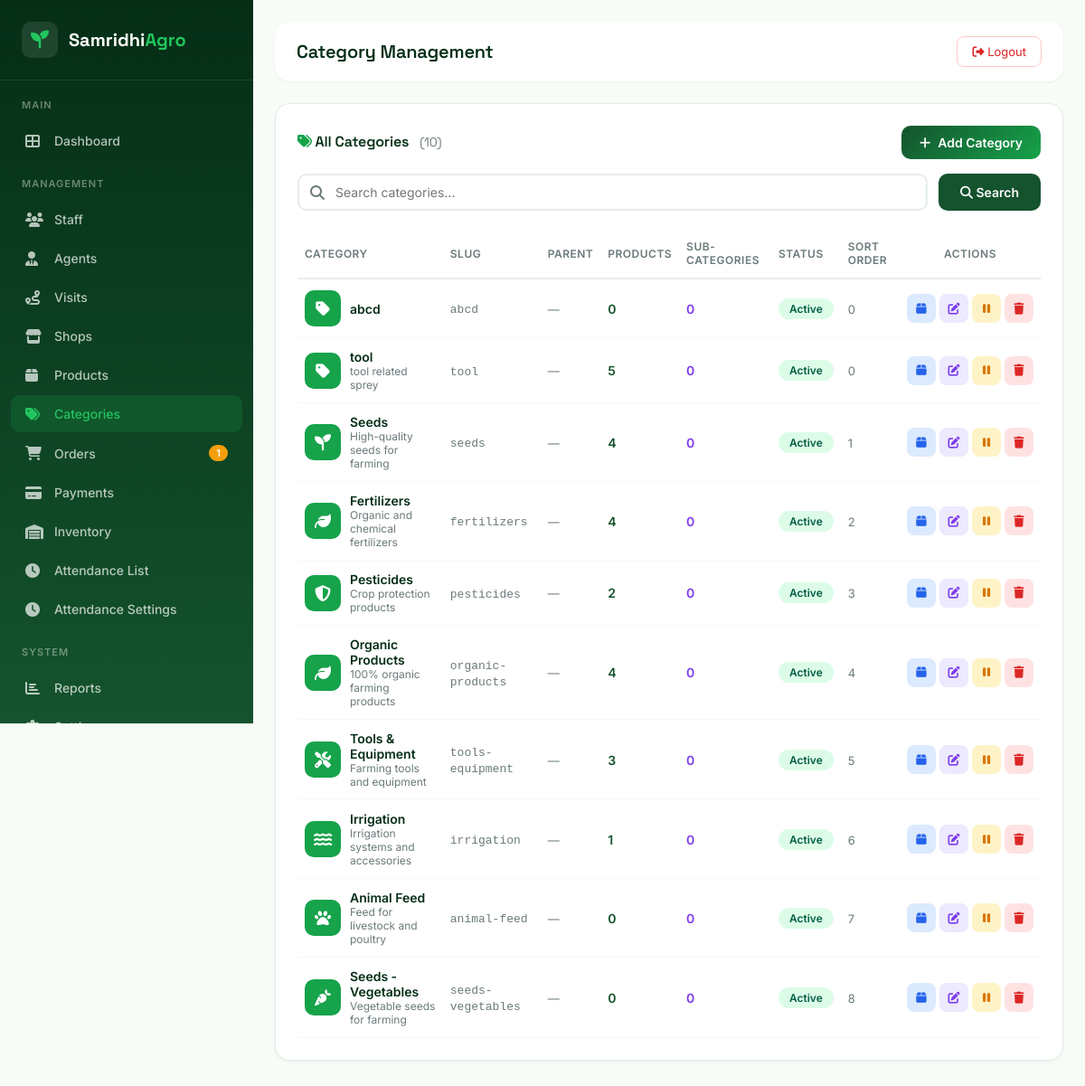
Screenshot of /admin/categories.php (signed in) with the database file from the repository.
### tables this page shows
CREATE TABLE `categories` (
  `id` int(11) NOT NULL,
  `category_name` varchar(100) NOT NULL,
  `category_slug` varchar(100) NOT NULL,
  `description` text DEFAULT NULL,
  `icon` varchar(100) DEFAULT NULL,
  `parent_id` int(11) DEFAULT NULL,
  `sort_order` int(11) DEFAULT 0,
  `status` enum('active','inactive') NOT NULL DEFAULT 'active',
  `created_at` datetime NOT NULL DEFAULT current_timestamp(),
  `updated_at` datetime NOT NULL DEFAULT current_timestamp() ON UPDATE current_timestamp()
);

### config/database.php (called while the page is built, shortened)
<?php
class Database {
    private static $instance = null;
    private $connection;
    private function __construct() {
        try {
            $dsn = "mysql:host=" . DB_HOST . ";dbname=" . DB_NAME . ";charset=" . DB_CHARSET;
            $options = [
                PDO::ATTR_ERRMODE => PDO::ERRMODE_EXCEPTION,
                PDO::ATTR_DEFAULT_FETCH_MODE => PDO::FETCH_ASSOC,
                PDO::ATTR_EMULATE_PREPARES => false,
                PDO::ATTR_PERSISTENT => false,
                PDO::MYSQL_ATTR_INIT_COMMAND => "SET NAMES utf8mb4",
                PDO::MYSQL_ATTR_USE_BUFFERED_QUERY => true,
            ];
            $this->connection = new PDO($dsn, DB_USER, DB_PASS, $options);
        } catch (PDOException $e) {
            error_log("Database Connection Error: " . $e->getMessage());
            die("
                <!DOCTYPE html>
                <html>
                <head>
                    <title>Database Connection Error</title>
                    <style>
                        body { font-family: Arial, sans-serif; background: #f8f9fa; display: flex; justify-content: center; align-items: center; height: 100vh; margin: 0; }
                        .error-box { background: white; padding: 40px; border-radius: 8px; box-shadow: 0 2px 10px rgba(0,0,0,0.1); max-width: 500px; text-align: center; }
                        h1 { color: #dc3545; margin-bottom: 10px; }
                        p { color: #6c757d; line-height: 1.6; }
                        .icon { font-size: 48px; margin-bottom: 20px; }
                    </style>
                </head>
                <body>
                    <div class='error-box'>
                        <div class='icon'>🔌</div>
                        <h1>Database Connection Failed</h1>
                        <p>Unable to connect to the database. Please check your configuration and ensure the database service is running.</p>
                        <p style='font-size: 12px; color: #999;'>Error: " . htmlspecialchars($e->getMessage()) . "</p>
                    </div>
                </body>
                </html>
            ");
        }
    }
    public static function getInstance() {
        if (self::$instance === null) {
            self::$instance = new self();
        }
        return self::$instance;
    }
    public function query($sql, $params = []) {
        $stmt = $this->connection->prepare($sql);
        $stmt->execute($params);
        return $stmt;
    }
    public function fetchOne($sql, $params = []) {
        $stmt = $this->query($sql, $params);
        return $stmt->fetch();
    }
    public function fetchAll($sql, $params = []) {
        $stmt = $this->query($sql, $params);
        return $stmt->fetchAll();
    }
}
function getDB() {
    return Database::getInstance();
}

### config/functions.php (called while the page is built, shortened)
<?php
function escapeHtml($string)
{
    return htmlspecialchars((string)$string, ENT_QUOTES | ENT_HTML5, 'UTF-8');
}
function generateCsrfToken()
{
    return $_SESSION[CSRF_TOKEN_NAME];
}
function truncateText($text, $length = 100, $suffix = '...')
{
    if (strlen($text) <= $length) {
        return $text;
    }
    return substr($text, 0, $length) . $suffix;
}
function isLoggedIn()
{
    return isset($_SESSION['user_id']) && !empty($_SESSION['user_id']) && $_SESSION['user_id'] > 0;
}
function hasPermission($permissionSlug, $userId = null)
{
    if ($userId === null) {
        $userId = $_SESSION['user_id'];
    }
    $db = getDB();
    $sql = "SELECT role FROM users WHERE id = ?";
    $user = $db->fetchOne($sql, [$userId]);
    if ($user['role'] === 'admin') {
        return true;
    }
    $sql = "SELECT COUNT(*) as count
            FROM user_permissions up
            JOIN permissions p ON up.permission_id = p.id
            WHERE up.user_id = ? AND p.permission_slug = ?";
    $result = $db->fetchOne($sql, [$userId, $permissionSlug]);
    return $result && $result['count'] > 0;
}
function getPaginationOffset($page, $perPage = PAGINATION_DEFAULT_LIMIT)
{
    return max(0, ($page - 1) * $perPage);
}

### admin/categories.php (the view, shortened to what this page needs)
<?php
require_once '../config/database.php';
require_once '../config/functions.php';
$db = getDB();
$search = $_GET['search'] ?? '';
$page = max(1, (int)($_GET['page'] ?? 1));
$perPage = PAGINATION_DEFAULT_LIMIT;
$offset = getPaginationOffset($page, $perPage);
$whereConditions = [];
$params = [];
$whereClause = !empty($whereConditions) ? 'WHERE ' . implode(' AND ', $whereConditions) : '';
$sql = "SELECT COUNT(*) as total FROM categories $whereClause";
$result = $db->fetchOne($sql, $params);
$totalCategories = $result['total'] ?? 0;
$sql = "SELECT c.*,
        p.category_name as parent_name,
        (SELECT COUNT(*) FROM products WHERE category_id = c.id) as product_count,
        (SELECT COUNT(*) FROM categories WHERE parent_id = c.id) as sub_category_count
        FROM categories c
        LEFT JOIN categories p ON c.parent_id = p.id
        $whereClause
        ORDER BY c.parent_id IS NULL DESC, c.sort_order ASC, c.category_name ASC
        LIMIT ? OFFSET ?";
$queryParams = array_merge($params, [$perPage, $offset]);
$categoryList = $db->fetchAll($sql, $queryParams);
$csrfToken = generateCsrfToken();
require_once '../includes/admin_header.php';
?>
<div class="content-card">
    <div class="card-header">
        <h3 class="card-title">
            <i class="fas fa-tags" style="color: #16A34A;"></i>
            All Categories
            <span style="font-size: 14px; font-weight: 400; color: #6B7A7B; margin-left: 8px;">
                (<?php echo number_format($totalCategories); ?>)
            </span>
        </h3>
        <div>
            <?php if (hasPermission('category.create')): ?>
                <a href="category-add.php" class="btn-primary" style="
                display: inline-flex;
                align-items: center;
                gap: 8px;
                padding: 10px 20px;
                background: linear-gradient(135deg, #14532D, #16A34A);
                color: white;
                border: none;
                border-radius: 10px;
                font-family: 'Inter', sans-serif;
                font-size: 14px;
                font-weight: 600;
                text-decoration: none;
                transition: all 0.3s ease;
                cursor: pointer;
            ">
                    <i class="fas fa-plus"></i>
                    Add Category
                </a>
            <?php endif; ?>
        </div>
    </div>
    <div style="margin-bottom: 20px; display: flex; flex-wrap: wrap; gap: 12px; align-items: center;">
        <form method="GET" action="" style="flex: 1; min-width: 200px; display: flex; gap: 12px;">
            <div style="flex: 1; min-width: 180px; position: relative;">
                <input
                    type="text"
                    name="search"
                    placeholder="Search categories..."
                    value="<?php echo escapeHtml($search); ?>"
                    style="
                        width: 100%;
                        padding: 10px 16px 10px 40px;
                        border: 2px solid #E5EDE7;
                        border-radius: 10px;
                        font-family: 'Inter', sans-serif;
                        font-size: 14px;
                        transition: all 0.3s ease;
                        background: white;
                    ">
                <i class="fas fa-search" style="
                    position: absolute;
                    left: 14px;
                    top: 50%;
                    transform: translateY(-50%);
                    color: #6B7A7B;
                "></i>
            </div>
            <button type="submit" style="
                padding: 10px 24px;
                background: #14532D;
                color: white;
                border: none;
                border-radius: 10px;
                font-family: 'Inter', sans-serif;
                font-size: 14px;
                font-weight: 600;
                cursor: pointer;
                transition: all 0.3s ease;
            ">
                <i class="fas fa-search"></i> Search
            </button>
        </form>
    </div>
    <div class="table-wrapper">
        <table class="table-custom">
            <thead>
                <tr>
                    <th>Category</th>
                    <th>Slug</th>
                    <th>Parent</th>
                    <th>Products</th>
                    <th>Sub-Categories</th>
                    <th>Status</th>
                    <th>Sort Order</th>
                    <th style="text-align: center;">Actions</th>
                </tr>
            </thead>
            <tbody>
                <?php if (empty($categoryList)): ?>
                    <tr>
                        <td colspan="8" style="text-align: center; padding: 40px; color: #6B7A7B;">
                            <i class="fas fa-tags" style="font-size: 32px; display: block; margin-bottom: 12px; color: #D1D5DB;"></i>
                            No categories found
                            <?php if (!empty($search)): ?>
                                <br><span style="font-size: 13px;">Try adjusting your search</span>
                            <?php endif; ?>
                        </td>
                    </tr>
                <?php else: ?>
                    <?php foreach ($categoryList as $category): ?>
                        <tr>
                            <td>
                                <div style="display: flex; align-items: center; gap: 10px;">
                                    <div class="category-icon <?php echo $category['status']; ?>">
                                        <i class="fas fa-<?php echo !empty($category['icon']) ? escapeHtml($category['icon']) : 'tag'; ?>"></i>
                                    </div>
                                    <div>
                                        <div style="font-weight: 600; color: #052E16;">
                                            <?php echo escapeHtml($category['category_name']); ?>
                                        </div>
                                        <?php if (!empty($category['description'])): ?>
                                            <div style="font-size: 12px; color: #6B7A7B;">
                                                <?php echo escapeHtml(truncateText($category['description'], 50)); ?>
                                            </div>
                                        <?php endif; ?>
                                    </div>
                                </div>
                            </td>
                            <td>
                                <span style="font-family: monospace; font-size: 13px; color: #6B7A7B;">
                                    <?php echo escapeHtml($category['category_slug']); ?>
                                </span>
                            </td>
                            <td>
                                <?php if ($category['parent_name']): ?>
                                    <span style="font-size: 13px;"><?php echo escapeHtml($category['parent_name']); ?></span>
                                <?php else: ?>
                                    <span style="color: #6B7A7B; font-size: 13px;">—</span>
                                <?php endif; ?>
                            </td>
                            <td>
                                <span style="font-weight: 600; color: #14532D;">
                                    <?php echo number_format($category['product_count']); ?>
                                </span>
                            </td>
                            <td>
                                <span style="font-weight: 600; color: #7C3AED;">
                                    <?php echo number_format($category['sub_category_count']); ?>
                                </span>
                            </td>
                            <td>
                                <?php
                                $statusColors = [
                                    'active' => 'badge-success',
                                    'inactive' => 'badge-secondary'
                                ];
                                $color = $statusColors[$category['status']] ?? 'badge-secondary';
                                ?>
                                <span class="badge-status <?php echo $color; ?>">
                                    <?php echo ucfirst($category['status']); ?>
                                </span>
                            </td>
                            <td>
                                <span style="font-size: 13px; color: #6B7A7B;">
                                    <?php echo $category['sort_order']; ?>
                                </span>
                            </td>
                            <td style="text-align: center;">
                                <div style="display: flex; gap: 4px; justify-content: center;">
                                    <?php if (hasPermission('product.view')): ?>
                                        <a href="products.php?category=<?php echo $category['id']; ?>"
                                            class="btn-action btn-view"
                                            title="View Products">
                                            <i class="fas fa-box"></i>
                                        </a>
                                    <?php endif; ?>
                                    <?php if (hasPermission('category.edit')): ?>
                                        <a href="category-edit.php?id=<?php echo $category['id']; ?>"
                                            class="btn-action btn-edit"
                                            title="Edit Category">
                                            <i class="fas fa-edit"></i>
                                        </a>
                                    <?php endif; ?>
                                    <?php if (hasPermission('category.edit')): ?>
                                        <a href="categories.php?action=toggle&id=<?php echo $category['id']; ?>&csrf=<?php echo $csrfToken; ?>"
                                            class="btn-action btn-toggle"
                                            title="<?php echo $category['status'] === 'active' ? 'Deactivate' : 'Activate'; ?>"
                                            onclick="return confirm('Are you sure you want to <?php echo $category['status'] === 'active' ? 'deactivate' : 'activate'; ?> this category?')">
                                            <i class="fas fa-<?php echo $category['status'] === 'active' ? 'pause' : 'play'; ?>"></i>
                                        </a>
                                    <?php endif; ?>
                                    <?php if (hasPermission('category.delete')): ?>
                                        <a href="categories.php?action=delete&id=<?php echo $category['id']; ?>&csrf=<?php echo $csrfToken; ?>"
                                            class="btn-action btn-delete"
                                            title="Delete Category"
                                            onclick="return confirm('Are you sure you want to delete this category? This action cannot be undone.')">
                                            <i class="fas fa-trash"></i>
                                        </a>
                                    <?php endif; ?>
                                </div>
                            </td>
                        </tr>
                    <?php endforeach; ?>
                <?php endif; ?>
            </tbody>
        </table>
    </div>
</div>
<?php require_once '../includes/admin_footer.php'; ?>

### rows the page displays
categories: category_name "abcd", category_slug "abcd", product_count "0", sub_category_count "0", status "Active", sort_order "0"
categories: category_name "tool", description "tool related sprey", category_slug "tool", product_count "5", sub_category_count "0", status "Active", sort_order "0"
categories: category_name "Seeds", description "High-quality seeds for farming", category_slug "seeds", product_count "4", sub_category_count "0", status "Active", sort_order "1"
categories: category_name "Fertilizers", description "Organic and chemical fertilizers", category_slug "fertilizers", product_count "4", sub_category_count "0", status "Active", sort_order "2"
categories: category_name "Pesticides", description "Crop protection products", category_slug "pesticides", product_count "2", sub_category_count "0", status "Active", sort_order "3"
categories: category_name "Organic Products", description "100% organic farming products", category_slug "organic-products", product_count "4", sub_category_count "0", status "Active", sort_order "4"
categories: category_name "Tools & Equipment", description "Farming tools and equipment", category_slug "tools-equipment", product_count "3", sub_category_count "0", status "Active", sort_order "5"
categories: category_name "Irrigation", description "Irrigation systems and accessories", category_slug "irrigation", product_count "1", sub_category_count "0", status "Active", sort_order "6"
categories: category_name "Animal Feed", description "Feed for livestock and poultry", category_slug "animal-feed", product_count "0", sub_category_count "0", status "Active", sort_order "7"
categories: category_name "Seeds - Vegetables", description "Vegetable seeds for farming", category_slug "seeds-vegetables", product_count "0", sub_category_count "0", status "Active", sort_order "8"

### other values shown
$pendingOrders "1"
escapeHtml($pageTitle) "Category Management"
$totalCategories "10"
